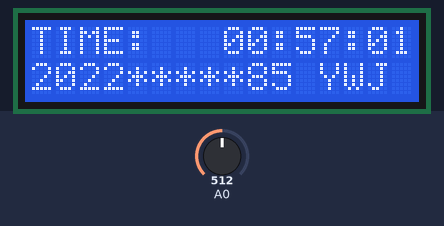
Bench run of a sketch on a simulated Arduino Uno, built with avr-gcc and run on an emulated ATmega328P. On the bench: 16×2 character LCD. Inputs (shaded band) come from the test bench; at power-on: A0 = 512. What the sketch prints to the serial monitor is not drawn.

Above: at 1.2 s.
1.3 s: A0 set to 660
At 2.4 s:
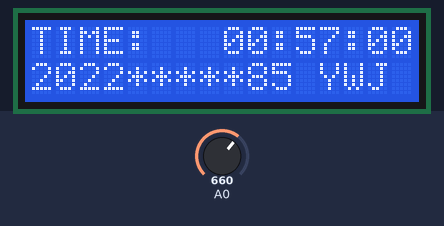
3.0 s: A0 set to 640
At 3.4 s:
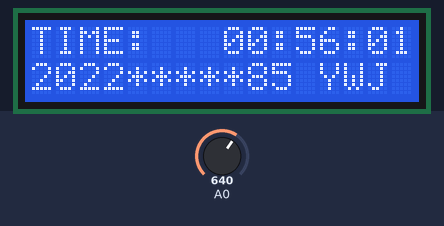
5.0 s: A0 set to 900
At 5.4 s:
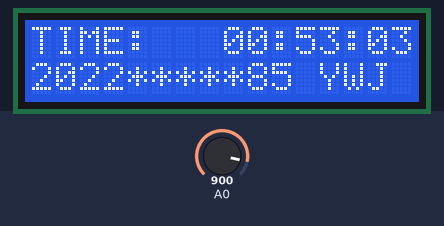
Timing chart, 0 to 8.0 s (numbered marks = the images above; inputs shaded):
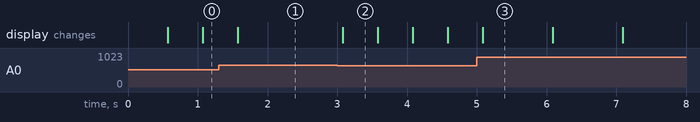

Measured:
- after the input at 3.0 s, the display: changes after 0.08 s (image 2)
- what the display in image 2 shows lasts 0.5 s, from 3.1 s to 3.6 s
- what the display in image 3 shows lasts 1.0 s, from 5.1 s to 6.1 s

The sketch:

oureda_v1.1.1.ino
```cpp
#include <LiquidCrystal.h>
#include "MsTimer2.h"
LiquidCrystal lcd(8, 9, 4, 5, 6, 7);
int lcd_key = 0;
int adc_key_in = 0;
#define btnRIGHT 0
#define btnUP 1
#define btnDOWN 2
#define btnLEFT 3
#define btnSELECT 4
#define btnNONE 5
unsigned int sec_0 = 0, min_0 = 0, hour_0 = 0;
char put[9] = { 48 };
char input[9];
void Timer() {
  if (sec_0 >= 60) {
    sec_0 = 0;
    min_0++;
  }
  if (min_0 >= 60) {
    min_0 = 0;
    hour_0++;
  }
  if (hour_0 >= 24) {
    hour_0 = 0;
  }
}
void Output(unsigned int num, char *put_e) {
  int i = num / 10;
  int j = num % 10;
  *put_e = (char)(i + 48);
  *(put_e + 1) = (char)(j + 48);
}
void Input(char *input_e) {
  unsigned int i = (int)(*input_e) - 48, j = (int)(*(input_e + 1)) - 48;
  hour_0 = i * 10 + j;
  unsigned int k = (int)(*(input_e + 3)) - 48, l = (int)(*(input_e + 4)) - 48;
  min_0 = k * 10 + l;
  unsigned int m = (int)(*(input_e + 6)) - 48, n = (int)(*(input_e + 7)) - 48;
  sec_0 = m * 10 + n;
}
int read_LCD_buttons() {
  adc_key_in = analogRead(0);
  if (adc_key_in > 1000) return btnNONE;
  if (adc_key_in < 50) return btnRIGHT;
  if (adc_key_in < 250) return btnUP;
  if (adc_key_in < 450) return btnDOWN;
  if (adc_key_in < 650) return btnLEFT;
  if (adc_key_in < 850) return btnSELECT;
  return btnNONE;
}
void Time_PLUS()
{
  sec_0 = sec_0 + 1;
}
void setup() {
  Serial.begin(19200);
  lcd.begin(16, 2);
  lcd.home();
  lcd.print("TIME:");
  put[2] = ':';
  put[5] = ':';
  put[8] = '\0';
  input[8] = '\0';
  lcd.setCursor(0, 1);
  Serial.println("ID Number:20222241285");
  Serial.println("Name:Yan Weijia");
  lcd.print("2022*****85 YWJ");
  MsTimer2::set(1000, Time_PLUS);
  MsTimer2::start();
}
void loop()
{
  if (Serial.available())
  {
    Serial.readBytes(input, 9);
    Input(input);
  }
  lcd_key = read_LCD_buttons();
  switch (lcd_key)
  {
    case btnRIGHT:
      {
        if (min_0 == 59) {
          min_0 = 0;
        } else {
          min_0++;
        }
        break;
      }
    case btnLEFT:
      {
        if (min_0 == 0) {
          min_0 = 59;
        } else {
          min_0--;
        }
        break;
      }
    case btnUP:
      {
        hour_0++;
        break;
      }
    case btnDOWN:
      {
        if (hour_0 == 0) {
          hour_0 = 23;
        } else {
          hour_0--;
        }
        break;
      }
    case btnSELECT:
      {
        sec_0 = 0;
        break;
      }
    case btnNONE:
      {
        break;
      }
  }
  Timer();
  Output(hour_0, put);
  Output(min_0, put + 3);
  Output(sec_0, put + 6);
  lcd.setCursor(8, 0);
  lcd.println(put);
  delay(500);
}
```
